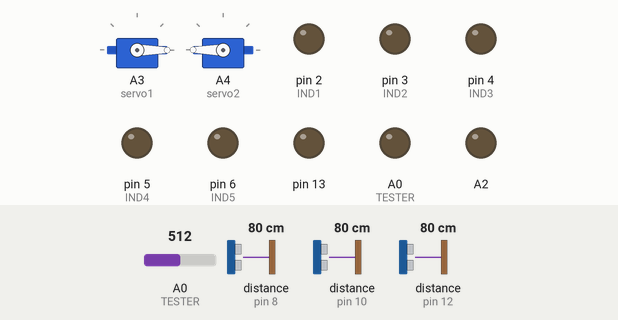
Simulated run of this sketch. Board: Arduino Uno, built with avr-gcc and run on an emulated ATmega328P. Shown: 2 × servo, output pins drawn as LEDs (lit = HIGH). The test bench sets the inputs (shaded band); at power-on: A0 (TESTER) = 512, distance to the obstacle (sensors on pin 8, pin 10, pin 12) 80 cm. The echo pulse lasts 58.3 µs per cm; what the sketch prints to the serial monitor is not drawn.

Above: at 1.2 s.
1.3 s: A0 (TESTER) set to 531
At 1.8 s:
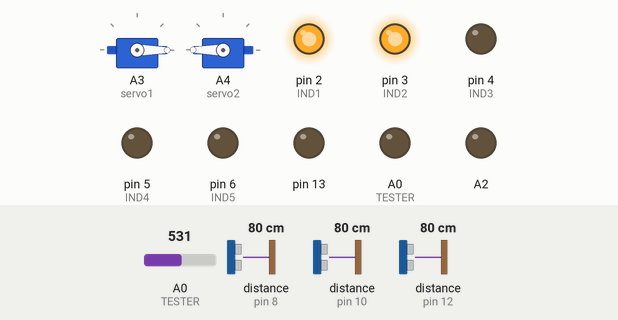
2.8 s: A0 (TESTER) set to 612
5.8 s: A0 (TESTER) set to 641
At 6.1 s:
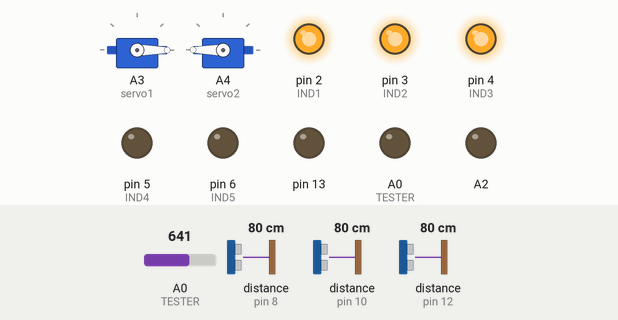
Timing chart, 0 to 8.8 s (numbered marks = the images above; inputs shaded):
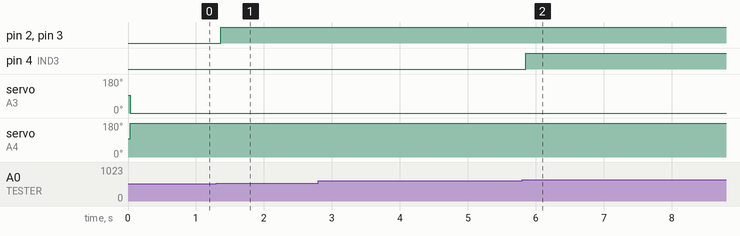

The sketch:

EurobotRobot_Y_V1.ino
```cpp
//***************************************************************EUROBOT_ROBOT********************************
//*******************************************Ultrasonic
#include "Ultrasonic.h"

Ultrasonic Ultrasonic_Straight (11, 12); // Trig - first, Echo - second
Ultrasonic Ultrasonic_Right    (9, 10);
Ultrasonic Ultrasonic_Left     (7, 8);

//*****************************************************************
//*****************************************Время работы программы
unsigned long time;
//*****************************************Индикация батареи
///*
#define IND1 2
#define IND2 3
#define IND3 4
#define IND4 5
#define IND5 6
#define TESTER A0 // порт для подключения батарейки
int data;
float voltage;
//*/
//******************************************************************
//******************************************Cервоприводы
#include <Servo.h>
Servo servo1;
Servo servo2;
//********************************************************************************************

void setup()
{
//*******************************************Ultrasonic


Serial.begin(9600);

//*******************************************Сервоприводы
servo1.attach(A3);
servo2.attach(A4);

servo1.write(95);
servo2.write(96.5);

//*****************************************Индикация батареи
pinMode(IND1, OUTPUT);
pinMode(IND2, OUTPUT);
pinMode(IND3, OUTPUT);
pinMode(IND4, OUTPUT);
pinMode(IND5, OUTPUT);
pinMode(TESTER, INPUT);
analogWrite(TESTER, LOW);
//*********************************************Перемычка

pinMode(A2, OUTPUT);

//********************************************Кнопка STOP

pinMode(13, OUTPUT);

}
//*****************************************************************************
void loop() {
//******************************************Сервоприводы

//servo1.write(-360);
//servo2.write(360);

//*******************************************Ultrasonic

  float u_r = Ultrasonic_Right.Ranging(CM);     // get distance
  float u_s = Ultrasonic_Straight.Ranging(CM);     // get distance
  float u_l = Ultrasonic_Left.Ranging(CM);     // get distance
// /*
  Serial.print    ("Ultrasonic_Right:");
  Serial.print    (u_r);
  Serial.print    ("     ");
  Serial.print    ("Ultrasonic_Straight:");
  Serial.print    (u_s);
  Serial.print    ("     ");
  Serial.print    ("Ultrasonic_Left:");
  Serial.println  (u_l);        // print the distance
//*/

//*****************************Начало логики поворотов
                                    //    servo1.write(95);
                                    //    servo2.write(96.5);
                      //servo1.write(-360);
                      //servo2.write(360);

if  ((u_l < 20) && (u_r > 1))
{
 servo1.write(90);

}
//if  ((u_r < 20) && (u_l > 1))
 else if  ((u_r < 20) && (u_l > 1))
{
 servo2.write(100);
}
else
{
servo1.write(-360);
servo2.write(360);
}

//********************************************************************


//*****************************************Индикация батареи
///*
data = analogRead(A0);
voltage = data * 0.0048;

  if ( voltage <= 1.5 )
{
      digitalWrite(IND1, HIGH);
      digitalWrite(IND2, LOW);
      digitalWrite(IND3, LOW);
      digitalWrite(IND4, LOW);
      digitalWrite(IND5, LOW);
}

 else if ( voltage >= 2.5 && voltage < 3 )
{
      digitalWrite(IND1, HIGH);
      digitalWrite(IND2, HIGH);
      digitalWrite(IND3, LOW);
      digitalWrite(IND4, LOW);
      digitalWrite(IND5, LOW);
}

  else if ( voltage >= 3 && voltage < 4.5 )
{
      digitalWrite(IND1, HIGH);
      digitalWrite(IND2, HIGH);
      digitalWrite(IND3, HIGH);
      digitalWrite(IND4, LOW);
      digitalWrite(IND5, LOW);
}

  else if ( voltage >= 4.5 && voltage < 6 )
{
      digitalWrite(IND1, HIGH);
      digitalWrite(IND2, HIGH);
      digitalWrite(IND3, HIGH);
      digitalWrite(IND4, HIGH);
      digitalWrite(IND5, HIGH);
}
   //   digitalWrite(IND1, LOW);
  //    digitalWrite(IND2, LOW);
    //  digitalWrite(IND3, LOW);
    //  digitalWrite(IND4, LOW);
   //   digitalWrite(IND5, LOW);

    //  delay (500);
//*/
//***************************************Время работы программы (сервы)
/*
time = millis();
if (time > 100000)
{
servo1.detach();
servo2.detach();
}
*/
//********************************************Перемычка Start
if (digitalRead(A2) == HIGH)
{
servo1.write(95);
servo2.write(96.5);
}
//else
//{
//servo1.write(-360);
//servo2.write(360);
//}
//*******************************************Кнопка STOP
if (digitalRead(13) == LOW )
{
 servo1.detach();
 servo2.detach();
}
//*******************************************Ультразву Центр
}
```

Measured:
- the behaviour switches between 520 and 521 on A0 (TESTER) (found by bisection; images 0 and 1)
- the behaviour switches between 624 and 625 on A0 (TESTER) (found by bisection; images 1 and 2)
- after the input at 1.3 s, pin 2 (IND1), pin 3 (IND2): LOW → HIGH after 0.06 s
- after the input at 2.8 s, every drawn part: stays the same
- after the input at 5.8 s, pin 4 (IND3): LOW → HIGH after 0.06 s
